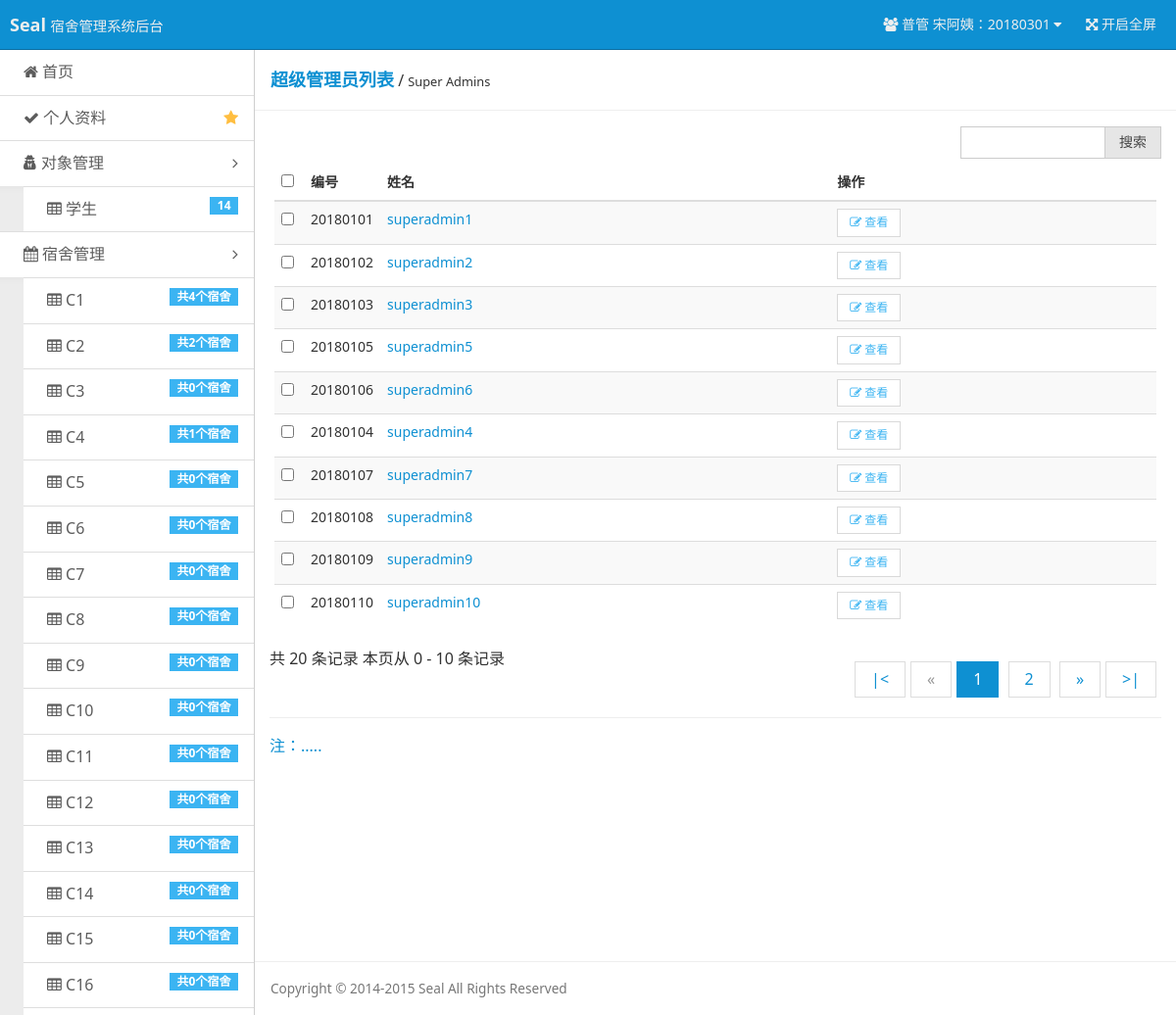
The app's page /pages/list-admin-super.php (signed in) with its own data.
### tables this page shows
CREATE TABLE `users` (
  `u_id` int(11) NOT NULL AUTO_INCREMENT,
  `u_no` int(11) NOT NULL,
  `u_name` char(20) NOT NULL,
  `u_password` char(100) NOT NULL,
  `u_permission` int(11) DEFAULT NULL,
  PRIMARY KEY (`u_id`),
  UNIQUE KEY `u_no` (`u_no`)
);

CREATE TABLE `dormitory_builds` (
  `db_id` int(11) NOT NULL AUTO_INCREMENT,
  `db_name` char(20) NOT NULL,
  `d_price` int(20) NOT NULL,
  PRIMARY KEY (`db_id`),
  UNIQUE KEY `db_name` (`db_name`)
);

### inc/checklogin.php (called while the page is built, shortened)
<?php
$user = $_COOKIE ['user'];
$user_permission = $_COOKIE ['user_permission'];
if ($user == "") {
    header ( "Location: ?r=login" );
    exit ();
} else {
    $query = "SELECT * FROM users WHERE u_no='$user'";
    $result = mysql_query ( $query ) or die ( 'SQL语句有误：' . mysql_error () );
    $users = mysql_fetch_array ( $result );
    switch ($user_permission) {
        case 1 :
            $username = "普管 {$users ['u_name']}：" . $users ['u_no'];
            $user_no = $users ['u_no'];
            break;
    }
}

### pages/list-admin-super.php (the view, shortened to what this page needs)
<?php
require 'inc/checklogin.php';
$num_rec_per_page = 10;
if (isset($_GET["page"])) {
    $page = $_GET["page"];
} else {
    $page = 1;
};
$start_from = ($page - 1) * $num_rec_per_page;
$super_admin_query_page = "SELECT * FROM users WHERE u_permission=0 ORDER BY u_id LIMIT {$start_from}, {$num_rec_per_page}";
$super_admin_result_page = mysql_query($super_admin_query_page) or die ('SQL语句有误：' . mysql_error());
?>
<!doctype html>
<html class="no-js">
<head>
    <link rel="stylesheet" href="assets/css/amazeui.min.css"/>
    <link rel="stylesheet" href="assets/css/admin.css">
</head>
<body>
<header class="am-topbar am-topbar-inverse admin-header">
    <?php require 'template/header.php'; ?>
</header>
<div class="am-cf admin-main">
    <?php require 'template/sidebar.php'; ?>
    <div class="admin-content">
        <div class="admin-content-body">
            <div class="am-cf am-padding am-padding-bottom-0">
                <div class="am-fl am-cf"><strong class="am-text-primary am-text-lg">超级管理员列表</strong> /
                    <small>Super Admins</small>
                </div>
            </div>
            <hr>
            <div class="am-g">
                <div class="am-u-sm-12 am-u-md-3">
                    <div class="am-input-group am-input-group-sm">
                        <input type="text" class="am-form-field">
                        <span class="am-input-group-btn">
            <button class="am-btn am-btn-default" type="button">搜索</button>
          </span>
                    </div>
                </div>
            </div>
            <div class="am-g">
                <div class="am-u-sm-12">
                    <form class="am-form">
                        <table class="am-table am-table-striped am-table-hover table-main">
                            <thead>
                            <tr>
                                <th class="table-check"><input type="checkbox"/></th>
                                <th class="table-id">编号</th>
                                <th class="table-author am-hide-sm-only">姓名</th>
                                <th class="table-set">操作</th>
                            </tr>
                            </thead>
                            <tbody>
                            <?php
                            while ($super_admins = mysql_fetch_array($super_admin_result_page)) {
                                ?>
                                <tr>
                                    <td><input type="checkbox"/></td>
                                    <td><?php echo $super_admins['u_no'] ?></td>
                                    <td class="am-hide-sm-only"><a
                                                href="?r=user-admin-super&uno=<?php echo $super_admins['u_no'] ?>"><?php echo $super_admins['u_name'] ?></a>
                                    </td>
                                    <td>
                                        <div class="am-btn-toolbar">
                                            <div class="am-btn-group am-btn-group-xs">
                                                <button class="am-btn am-btn-default am-btn-xs am-text-secondary"
                                                        type="button"
                                                        onclick="location.href='?r=user-admin-super&uno=<?php echo $super_admins['u_no'] ?>'">
                                                    <span class="am-icon-pencil-square-o"></span>
                                                    <?php if ($super_admins['u_no'] == $user_no || $user_permission == 0) echo "编辑"; else echo "查看"; ?>
                                                </button>
                                            </div>
                                        </div>
                                    </td>
                                </tr>
                            <?php } ?>
                            </tbody>
                        </table>
                        <div class="am-cf">
                            共 <?php echo $super_admins_count ?> 条记录
                            <?php
                            if ($start_from + $num_rec_per_page > $super_admins_count) {
                                echo "本页从 $start_from - $super_admins_count 条记录";
                            } else {
                                $end_with = $start_from + $num_rec_per_page;
                                echo "本页从 $start_from - $end_with 条记录";
                            }
                            ?>
                            <div class="am-fr">
                                <ul class="am-pagination">
                                    <?php
                                    $total_records = $super_admins_count;
                                    $total_pages = ceil($total_records / $num_rec_per_page);
                                    echo "<li><a href='?r=list-admin-super&page=1'>" . '|<' . "</a></li>";
                                    $page_forward = $page - 1;
                                    if ($page_forward > 0) {
                                        echo "<li><a href='?r=list-admin-super&page=$page_forward'>«</a></li>";
                                    } else {
                                        echo "<li class=\"am-disabled\"><a href='?r=list-admin-super&page=$page_forward'>«</a></li>";
                                    }
                                    for ($i = 1; $i <= $total_pages; $i++) {
                                        $page_current = "page_current$i";
                                        echo "<li id='$page_current'><a href='?r=list-admin-super&page=" . $i . "'>" . $i . "</a></li> ";
                                    };
                                    $page_next = $page + 1;
                                    if ($page_next <= $total_pages) {
                                        echo "<li><a href='?r=list-admin-super&page={$page_next}'>»</a></li>";
                                    } else {
                                        echo "<li class=\"am-disabled\"><a href='?r=list-admin-super&page=$page_next'>»</a></li>";
                                    }
                                    echo "<li><a href='?r=list-admin-super&page=$total_pages'>" . '>|' . "</li> ";
                                    ?>
                                </ul>
                            </div>
                        </div>
                        <hr/>
                        <p><a>注：.....</a></p>
                    </form>
                </div>
            </div>
        </div>
        <footer class="admin-content-footer">
            <?php require 'template/footer.php'; ?>
        </footer>
    </div>
</div>
    <?php require 'template/footer.php'; ?>
</body>
</html>

### template/header.php (shortened to what this page needs)
<div class="am-topbar-brand">
    <strong>Seal</strong>
    <small>宿舍管理系统后台</small>
</div>
<div class="am-collapse am-topbar-collapse" id="topbar-collapse">
    <ul class="am-nav am-nav-pills am-topbar-nav am-topbar-right admin-header-list">
        <li class="am-dropdown" data-am-dropdown>
            <a class="am-dropdown-toggle" data-am-dropdown-toggle href="javascript:;">
                <span class="am-icon-users"></span> <?php echo $username ?> <span class="am-icon-caret-down"></span>
            </a>
        </li>
        <li class="am-hide-sm-only"><a href="javascript:;" id="admin-fullscreen"><span class="am-icon-arrows-alt"></span> <span class="admin-fullText">开启全屏</span></a></li>
    </ul>
</div>

### template/sidebar.php (shortened to what this page needs)
<?php
$super_admin_query = "SELECT * FROM users WHERE u_permission=0 ORDER BY u_id DESC";
$super_admin_result = mysql_query($super_admin_query) or die ('SQL语句有误：' . mysql_error());
$super_admins_count = mysql_num_rows($super_admin_result);
$student_query = "SELECT * FROM users WHERE u_permission=-1 ORDER BY u_id DESC";
$student_result = mysql_query($student_query) or die ('SQL语句有误：' . mysql_error());
$students_count = mysql_num_rows($student_result);
$dormitory_builds_query = "SELECT * FROM dormitory_builds ORDER BY db_id ";
$dormitory_builds_result = mysql_query($dormitory_builds_query) or die ('SQL语句有误：' . mysql_error());
?>
<div class="admin-sidebar am-offcanvas" id="admin-offcanvas">
    <div class="am-offcanvas-bar admin-offcanvas-bar">
        <ul class="am-list admin-sidebar-list">
            <li><a href="?r=index"><span class="am-icon-home"></span> 首页</a></li>
            <?php
            switch ($user_permission) {
                case 1 :
                    $data_href = "?r=user-admin-normal&uno={$users['u_no']}&edit_target=self";
                    break;
            }
            ?>
            <li><a href="<?php echo $data_href ?>" class="am-cf"><span class="am-icon-check"></span> 个人资料<span
                            class="am-icon-star am-fr am-margin-right admin-icon-yellow"></span></a></li>
            <li class="admin-parent">
                <a class="am-cf" data-am-collapse="{target: '#object-nav'}"><span class="am-icon-user-secret"></span>
                    对象管理 <span class="am-icon-angle-right am-fr am-margin-right"></span></a>
                <ul class="am-list am-collapse admin-sidebar-sub am-in" id="object-nav">
                    <li><a href="?r=list-stu"><span class="am-icon-table"></span> 学生<span
                                    class="am-badge am-badge-secondary am-margin-right am-fr"><?php echo $students_count ?></span></a>
                    </li>
                </ul>
            </li>
            <li class="admin-parent" <?php if ($user_permission == -1) echo 'style="display: none;"' ?>>
                <a class="am-cf" data-am-collapse="{target: '#dormitory-nav'}"><span class="am-icon-calendar"></span>
                    宿舍管理 <span class="am-icon-angle-right am-fr am-margin-right"></span></a>
                <ul class="am-list am-collapse admin-sidebar-sub am-in" id="dormitory-nav">
                    <?php
                    while ($dormitory_builds = mysql_fetch_array($dormitory_builds_result)) {
                        ?>
                        <li><a href="?r=list-dormitories&db_id=<?php echo $dormitory_builds['db_id'] ?>"><span
                                        class="am-icon-table"></span> <?php echo $dormitory_builds['db_name'] ?>
                                <span
                                        class="am-badge am-badge-secondary am-margin-right am-fr">共<?php echo mysql_num_rows(mysql_query("SELECT dormitories.db_id FROM dormitories WHERE db_id={$dormitory_builds['db_id']} ORDER BY db_id ")) ?>个宿舍</span></a>
                        </li>
                    <?php } ?>
                </ul>
            </li>
        </ul>
    </div>
</div>

### assets/css/admin.css (style rules this page uses)
html, body { height: 100%; overflow: hidden; }
ul { margin-top: 0; }
.admin-icon-yellow { color: #ffbe40; }
.admin-header { position: fixed; top: 0; left: 0; right: 0; z-index: 1500; font-size: 1.4rem; margin-bottom: 0; }
.admin-main { position: relative; height: 100%; padding-top: 51px; background: #f3f3f3; }
.admin-sidebar { width: 260px; min-height: 100%; float: left; border-right: 1px solid #cecece; }
.admin-sidebar-list { margin-bottom: 0; }
.admin-sidebar-list li a { color: #5c5c5c; padding-left: 24px; }
.admin-sidebar-list li:first-child { border-top: none; }
.admin-sidebar-sub { margin-top: 0; margin-bottom: 0; box-shadow: 0 16px 8px -15px #e2e2e2 inset; background: #ececec; padding-left: 24px; }
.admin-sidebar-sub li:first-child { border-top: 1px solid #dedede; }
.admin-content { display: -webkit-box; display: -webkit-flex; display: -ms-flexbox; display: flex; -webkit-box-orient: vertical; -webkit-box-direction: normal; -webkit-flex-direction: column; -ms-flex-direction: column; flex-direction: column; background: #fff; }
.admin-content, .admin-sidebar { height: 100%; overflow-x: hidden; overflow-y: scroll; -webkit-overflow-scrolling: touch; }
.admin-content-body { -webkit-box-flex: 1; -webkit-flex: 1 0 auto; -ms-flex: 1 0 auto; flex: 1 0 auto; }
.admin-content-footer { font-size: 85%; color: #777; }
@media only screen and (min-width: 641px) { .admin-sidebar { display: block; position: static; background: none; } }
@media only screen and (min-width: 641px) { .admin-offcanvas-bar { position: static; width: auto; background: none; -webkit-transform: translate3d(0, 0, 0); -ms-transform: translate3d(0, 0, 0); transform: translate3d(0, 0, 0); overflow-y: visible; min-height: 100%; } }
@media only screen and (min-width: 641px) { .admin-offcanvas-bar:after { content: none; } }
.table-main { font-size: 1.4rem; padding: .5rem; }
.table-main button { background: #fff; }
.table-check { width: 30px; }
.table-id { width: 50px; }

### records on screen
users: username "普管 宋阿姨：20180301"
dormitory_builds: db_name "C1", db_id "4"
dormitory_builds: db_name "C2", db_id "2"
dormitory_builds: db_name "C3", db_id "0"
dormitory_builds: db_name "C4", db_id "1"
dormitory_builds: db_name "C5", db_id "0"
dormitory_builds: db_name "C6", db_id "0"
dormitory_builds: db_name "C7", db_id "0"
dormitory_builds: db_name "C8", db_id "0"
dormitory_builds: db_name "C9", db_id "0"
dormitory_builds: db_name "C10", db_id "0"
dormitory_builds: db_name "C11", db_id "0"
dormitory_builds: db_name "C12", db_id "0"
dormitory_builds: db_name "C13", db_id "0"
dormitory_builds: db_name "C14", db_id "0"
dormitory_builds: db_name "C15", db_id "0"
dormitory_builds: db_name "C16", db_id "0"
users: u_no "20180101", u_name "superadmin1", shows "查看"
users: u_no "20180102", u_name "superadmin2", shows "查看"
users: u_no "20180103", u_name "superadmin3", shows "查看"
users: u_no "20180105", u_name "superadmin5", shows "查看"
users: u_no "20180106", u_name "superadmin6", shows "查看"
users: u_no "20180104", u_name "superadmin4", shows "查看"
users: u_no "20180107", u_name "superadmin7", shows "查看"
users: u_no "20180108", u_name "superadmin8", shows "查看"
users: u_no "20180109", u_name "superadmin9", shows "查看"
users: u_no "20180110", u_name "superadmin10", shows "查看"

### other values on screen
$students_count "14"
$super_admins_count "20"
$start_from "0"
$end_with "10"
